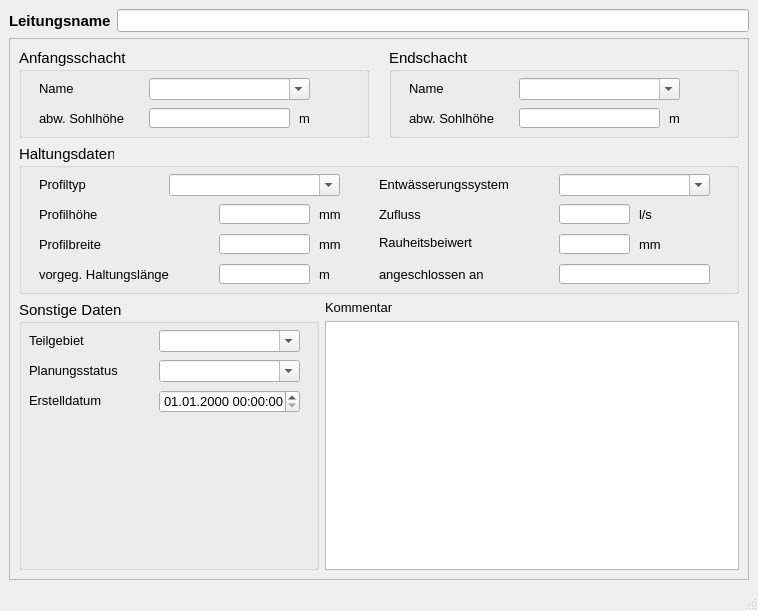
<?xml version="1.0" encoding="UTF-8"?>
<ui version="4.0">
 <class>MainWindow</class>
 <widget class="QMainWindow" name="MainWindow">
  <property name="geometry">
   <rect>
    <x>0</x>
    <y>0</y>
    <width>758</width>
    <height>611</height>
   </rect>
  </property>
  <property name="sizePolicy">
   <sizepolicy hsizetype="Preferred" vsizetype="Preferred">
    <horstretch>0</horstretch>
    <verstretch>0</verstretch>
   </sizepolicy>
  </property>
  <property name="minimumSize">
   <size>
    <width>660</width>
    <height>560</height>
   </size>
  </property>
  <property name="baseSize">
   <size>
    <width>0</width>
    <height>0</height>
   </size>
  </property>
  <property name="font">
   <font>
    <family>Tahoma</family>
    <pointsize>10</pointsize>
   </font>
  </property>
  <property name="windowTitle">
   <string>MainWindow</string>
  </property>
  <widget class="QWidget" name="centralwidget">
   <layout class="QVBoxLayout" name="verticalLayout">
    <item>
     <layout class="QHBoxLayout" name="horizontalLayout">
      <item>
       <widget class="QLabel" name="label">
        <property name="font">
         <font>
          <family>Tahoma</family>
          <pointsize>11</pointsize>
          <weight>75</weight>
          <bold>true</bold>
         </font>
        </property>
        <property name="text">
         <string>Leitungsname</string>
        </property>
       </widget>
      </item>
      <item>
       <widget class="QLineEdit" name="leitnam">
        <property name="font">
         <font>
          <family>Tahoma</family>
          <pointsize>10</pointsize>
         </font>
        </property>
        <property name="toolTip">
         <string>&lt;html&gt;&lt;head/&gt;&lt;body&gt;&lt;p&gt;eindeutige Bezeichnung&lt;/p&gt;&lt;/body&gt;&lt;/html&gt;</string>
        </property>
        <property name="statusTip">
         <string>eindeutige Bezeichnung</string>
        </property>
       </widget>
      </item>
     </layout>
    </item>
    <item>
     <widget class="QScrollArea" name="scrollArea">
      <property name="widgetResizable">
       <bool>true</bool>
      </property>
      <widget class="QWidget" name="scrollAreaWidgetContents">
       <property name="geometry">
        <rect>
         <x>0</x>
         <y>0</y>
         <width>734</width>
         <height>498</height>
        </rect>
       </property>
       <layout class="QGridLayout" name="gridLayout">
        <item row="0" column="0" colspan="2">
         <widget class="QGroupBox" name="groupBox">
          <property name="minimumSize">
           <size>
            <width>350</width>
            <height>90</height>
           </size>
          </property>
          <property name="maximumSize">
           <size>
            <width>350</width>
            <height>90</height>
           </size>
          </property>
          <property name="font">
           <font>
            <family>Tahoma</family>
            <pointsize>11</pointsize>
           </font>
          </property>
          <property name="title">
           <string>Anfangsschacht</string>
          </property>
          <widget class="QLabel" name="label_3">
           <property name="geometry">
            <rect>
             <x>20</x>
             <y>30</y>
             <width>91</width>
             <height>21</height>
            </rect>
           </property>
           <property name="font">
            <font>
             <family>Tahoma</family>
             <pointsize>10</pointsize>
            </font>
           </property>
           <property name="text">
            <string>Name</string>
           </property>
          </widget>
          <widget class="QLabel" name="label_5">
           <property name="geometry">
            <rect>
             <x>20</x>
             <y>60</y>
             <width>101</width>
             <height>21</height>
            </rect>
           </property>
           <property name="font">
            <font>
             <family>Tahoma</family>
             <pointsize>10</pointsize>
            </font>
           </property>
           <property name="text">
            <string>abw. Sohlhöhe</string>
           </property>
          </widget>
          <widget class="QLabel" name="label_14">
           <property name="geometry">
            <rect>
             <x>280</x>
             <y>60</y>
             <width>21</width>
             <height>21</height>
            </rect>
           </property>
           <property name="font">
            <font>
             <family>Tahoma</family>
             <pointsize>10</pointsize>
            </font>
           </property>
           <property name="text">
            <string>m</string>
           </property>
          </widget>
          <widget class="QComboBox" name="schoben">
           <property name="geometry">
            <rect>
             <x>130</x>
             <y>30</y>
             <width>161</width>
             <height>22</height>
            </rect>
           </property>
           <property name="font">
            <font>
             <family>Tahoma</family>
             <pointsize>10</pointsize>
            </font>
           </property>
           <property name="toolTip">
            <string>&lt;html&gt;&lt;head/&gt;&lt;body&gt;&lt;p&gt;Name des oberen Schachts&lt;/p&gt;&lt;/body&gt;&lt;/html&gt;</string>
           </property>
           <property name="statusTip">
            <string>Name des oberen Schachts</string>
           </property>
           <property name="editable">
            <bool>true</bool>
           </property>
          </widget>
          <widget class="QLineEdit" name="sohleoben">
           <property name="geometry">
            <rect>
             <x>130</x>
             <y>60</y>
             <width>141</width>
             <height>20</height>
            </rect>
           </property>
           <property name="font">
            <font>
             <family>Tahoma</family>
             <pointsize>10</pointsize>
            </font>
           </property>
           <property name="toolTip">
            <string>&lt;html&gt;&lt;head/&gt;&lt;body&gt;&lt;p&gt;von Schachtsohle abweichende Sohlhöhe&lt;/p&gt;&lt;/body&gt;&lt;/html&gt;</string>
           </property>
           <property name="statusTip">
            <string>von Schachtsohle abweichende Sohlhöhe</string>
           </property>
          </widget>
         </widget>
        </item>
        <item row="1" column="0" colspan="3">
         <widget class="QGroupBox" name="groupBox_2">
          <property name="minimumSize">
           <size>
            <width>0</width>
            <height>150</height>
           </size>
          </property>
          <property name="maximumSize">
           <size>
            <width>16777215</width>
            <height>150</height>
           </size>
          </property>
          <property name="font">
           <font>
            <family>Tahoma</family>
            <pointsize>11</pointsize>
           </font>
          </property>
          <property name="title">
           <string>Haltungsdaten</string>
          </property>
          <widget class="QLineEdit" name="ks">
           <property name="geometry">
            <rect>
             <x>540</x>
             <y>90</y>
             <width>71</width>
             <height>20</height>
            </rect>
           </property>
           <property name="font">
            <font>
             <family>Tahoma</family>
             <pointsize>10</pointsize>
            </font>
           </property>
           <property name="toolTip">
            <string>&lt;html&gt;&lt;head/&gt;&lt;body&gt;&lt;p&gt;Absolute Rauheit gemäß Prandtl-Colebrook&lt;/p&gt;&lt;/body&gt;&lt;/html&gt;</string>
           </property>
           <property name="statusTip">
            <string>Absolute Rauheit gemäß Prandtl-Colebrook</string>
           </property>
          </widget>
          <widget class="QLabel" name="label_7">
           <property name="geometry">
            <rect>
             <x>20</x>
             <y>90</y>
             <width>101</width>
             <height>21</height>
            </rect>
           </property>
           <property name="font">
            <font>
             <family>Tahoma</family>
             <pointsize>10</pointsize>
            </font>
           </property>
           <property name="text">
            <string>Profilbreite</string>
           </property>
          </widget>
          <widget class="QLabel" name="label_20">
           <property name="geometry">
            <rect>
             <x>300</x>
             <y>90</y>
             <width>31</width>
             <height>21</height>
            </rect>
           </property>
           <property name="font">
            <font>
             <family>Tahoma</family>
             <pointsize>10</pointsize>
            </font>
           </property>
           <property name="text">
            <string>mm</string>
           </property>
          </widget>
          <widget class="QLabel" name="label_21">
           <property name="geometry">
            <rect>
             <x>300</x>
             <y>120</y>
             <width>31</width>
             <height>21</height>
            </rect>
           </property>
           <property name="font">
            <font>
             <family>Tahoma</family>
             <pointsize>10</pointsize>
            </font>
           </property>
           <property name="text">
            <string>m </string>
           </property>
          </widget>
          <widget class="QLineEdit" name="laenge">
           <property name="geometry">
            <rect>
             <x>200</x>
             <y>120</y>
             <width>91</width>
             <height>20</height>
            </rect>
           </property>
           <property name="font">
            <font>
             <family>Tahoma</family>
             <pointsize>10</pointsize>
            </font>
           </property>
           <property name="toolTip">
            <string>&lt;html&gt;&lt;head/&gt;&lt;body&gt;&lt;p&gt;&lt;span style=&quot; font-size:10pt;&quot;&gt;vorgegebene Haltungslänge, falls diese nicht automatisch berechnet werden soll&lt;/span&gt;&lt;/p&gt;&lt;/body&gt;&lt;/html&gt;</string>
           </property>
           <property name="statusTip">
            <string>vorgegebene Haltungslänge, falls diese nicht automatisch berechnet werden soll</string>
           </property>
          </widget>
          <widget class="QComboBox" name="entwart">
           <property name="geometry">
            <rect>
             <x>540</x>
             <y>30</y>
             <width>151</width>
             <height>22</height>
            </rect>
           </property>
           <property name="font">
            <font>
             <family>Tahoma</family>
             <pointsize>10</pointsize>
            </font>
           </property>
           <property name="toolTip">
            <string>&lt;html&gt;&lt;head/&gt;&lt;body&gt;&lt;p&gt;vorh. Entwässerungssystem (z.B. Mischwasser, Regenwasser etc.)&lt;/p&gt;&lt;/body&gt;&lt;/html&gt;</string>
           </property>
           <property name="statusTip">
            <string>vorh. Entwässerungssystem (z.B. Mischwasser, Regenwasser etc.)</string>
           </property>
           <property name="editable">
            <bool>true</bool>
           </property>
          </widget>
          <widget class="QComboBox" name="profilnam">
           <property name="geometry">
            <rect>
             <x>150</x>
             <y>30</y>
             <width>171</width>
             <height>22</height>
            </rect>
           </property>
           <property name="font">
            <font>
             <family>Tahoma</family>
             <pointsize>10</pointsize>
            </font>
           </property>
           <property name="toolTip">
            <string>&lt;html&gt;&lt;head/&gt;&lt;body&gt;&lt;p&gt;Profil der Anschlussleitung&lt;/p&gt;&lt;/body&gt;&lt;/html&gt;</string>
           </property>
           <property name="statusTip">
            <string>Profil der Anschlussleitung</string>
           </property>
           <property name="editable">
            <bool>true</bool>
           </property>
          </widget>
          <widget class="QLabel" name="label_54">
           <property name="geometry">
            <rect>
             <x>20</x>
             <y>30</y>
             <width>91</width>
             <height>21</height>
            </rect>
           </property>
           <property name="font">
            <font>
             <family>Tahoma</family>
             <pointsize>10</pointsize>
            </font>
           </property>
           <property name="text">
            <string>Profiltyp</string>
           </property>
          </widget>
          <widget class="QLabel" name="label_17">
           <property name="geometry">
            <rect>
             <x>20</x>
             <y>110</y>
             <width>171</width>
             <height>41</height>
            </rect>
           </property>
           <property name="font">
            <font>
             <family>Tahoma</family>
             <pointsize>10</pointsize>
            </font>
           </property>
           <property name="text">
            <string>vorgeg. Haltungslänge</string>
           </property>
          </widget>
          <widget class="QLabel" name="label_51">
           <property name="geometry">
            <rect>
             <x>360</x>
             <y>30</y>
             <width>171</width>
             <height>21</height>
            </rect>
           </property>
           <property name="font">
            <font>
             <family>Tahoma</family>
             <pointsize>10</pointsize>
            </font>
           </property>
           <property name="text">
            <string>Entwässerungssystem</string>
           </property>
          </widget>
          <widget class="QLineEdit" name="hoehe">
           <property name="geometry">
            <rect>
             <x>200</x>
             <y>60</y>
             <width>91</width>
             <height>20</height>
            </rect>
           </property>
           <property name="font">
            <font>
             <family>Tahoma</family>
             <pointsize>10</pointsize>
            </font>
           </property>
           <property name="toolTip">
            <string>&lt;html&gt;&lt;head/&gt;&lt;body&gt;&lt;p&gt;Bedeutung hängt vom Profiltyp ab&lt;/p&gt;&lt;/body&gt;&lt;/html&gt;</string>
           </property>
           <property name="statusTip">
            <string>Bedeutung hängt vom Profiltyp ab</string>
           </property>
          </widget>
          <widget class="QLabel" name="label_16">
           <property name="geometry">
            <rect>
             <x>300</x>
             <y>60</y>
             <width>31</width>
             <height>21</height>
            </rect>
           </property>
           <property name="font">
            <font>
             <family>Tahoma</family>
             <pointsize>10</pointsize>
            </font>
           </property>
           <property name="text">
            <string>mm</string>
           </property>
          </widget>
          <widget class="QLineEdit" name="breite">
           <property name="geometry">
            <rect>
             <x>200</x>
             <y>90</y>
             <width>91</width>
             <height>20</height>
            </rect>
           </property>
           <property name="font">
            <font>
             <family>Tahoma</family>
             <pointsize>10</pointsize>
            </font>
           </property>
           <property name="toolTip">
            <string>&lt;html&gt;&lt;head/&gt;&lt;body&gt;&lt;p&gt;Bedeutung hängt vom Profiltyp ab&lt;/p&gt;&lt;/body&gt;&lt;/html&gt;</string>
           </property>
           <property name="statusTip">
            <string>Bedeutung hängt vom Profiltyp ab</string>
           </property>
          </widget>
          <widget class="QLabel" name="label_6">
           <property name="geometry">
            <rect>
             <x>20</x>
             <y>60</y>
             <width>101</width>
             <height>21</height>
            </rect>
           </property>
           <property name="font">
            <font>
             <family>Tahoma</family>
             <pointsize>10</pointsize>
            </font>
           </property>
           <property name="text">
            <string>Profilhöhe</string>
           </property>
          </widget>
          <widget class="QLabel" name="label_70">
           <property name="geometry">
            <rect>
             <x>620</x>
             <y>90</y>
             <width>46</width>
             <height>21</height>
            </rect>
           </property>
           <property name="font">
            <font>
             <family>Tahoma</family>
             <pointsize>10</pointsize>
            </font>
           </property>
           <property name="text">
            <string>mm</string>
           </property>
          </widget>
          <widget class="QLabel" name="label_61">
           <property name="geometry">
            <rect>
             <x>360</x>
             <y>90</y>
             <width>131</width>
             <height>16</height>
            </rect>
           </property>
           <property name="font">
            <font>
             <family>Tahoma</family>
             <pointsize>10</pointsize>
            </font>
           </property>
           <property name="text">
            <string>Rauheitsbeiwert</string>
           </property>
          </widget>
          <widget class="QLabel" name="label_10">
           <property name="geometry">
            <rect>
             <x>20</x>
             <y>150</y>
             <width>121</width>
             <height>21</height>
            </rect>
           </property>
           <property name="font">
            <font>
             <family>Tahoma</family>
             <pointsize>10</pointsize>
            </font>
           </property>
           <property name="text">
            <string>Aussendurchmesser</string>
           </property>
          </widget>
          <widget class="QLabel" name="label_11">
           <property name="geometry">
            <rect>
             <x>330</x>
             <y>210</y>
             <width>101</width>
             <height>21</height>
            </rect>
           </property>
           <property name="font">
            <font>
             <family>Tahoma</family>
             <pointsize>10</pointsize>
            </font>
           </property>
           <property name="text">
            <string>Baujahr</string>
           </property>
          </widget>
          <widget class="QLabel" name="label_12">
           <property name="geometry">
            <rect>
             <x>20</x>
             <y>180</y>
             <width>101</width>
             <height>21</height>
            </rect>
           </property>
           <property name="font">
            <font>
             <family>Tahoma</family>
             <pointsize>10</pointsize>
            </font>
           </property>
           <property name="text">
            <string>Haltungstyp</string>
           </property>
          </widget>
          <widget class="QLabel" name="label_13">
           <property name="geometry">
            <rect>
             <x>360</x>
             <y>60</y>
             <width>101</width>
             <height>21</height>
            </rect>
           </property>
           <property name="font">
            <font>
             <family>Tahoma</family>
             <pointsize>10</pointsize>
            </font>
           </property>
           <property name="text">
            <string>Zufluss</string>
           </property>
          </widget>
          <widget class="QLabel" name="label_23">
           <property name="geometry">
            <rect>
             <x>330</x>
             <y>180</y>
             <width>101</width>
             <height>21</height>
            </rect>
           </property>
           <property name="font">
            <font>
             <family>Tahoma</family>
             <pointsize>10</pointsize>
            </font>
           </property>
           <property name="text">
            <string>Material</string>
           </property>
          </widget>
          <widget class="QLineEdit" name="aussendurchmesser">
           <property name="geometry">
            <rect>
             <x>170</x>
             <y>150</y>
             <width>91</width>
             <height>20</height>
            </rect>
           </property>
           <property name="toolTip">
            <string>&lt;html&gt;&lt;head/&gt;&lt;body&gt;&lt;p&gt;Aussendurchmesser&lt;/p&gt;&lt;/body&gt;&lt;/html&gt;</string>
           </property>
           <property name="statusTip">
            <string>Aussendurchmesser</string>
           </property>
          </widget>
          <widget class="QLabel" name="label_27">
           <property name="geometry">
            <rect>
             <x>270</x>
             <y>150</y>
             <width>31</width>
             <height>21</height>
            </rect>
           </property>
           <property name="font">
            <font>
             <family>Tahoma</family>
             <pointsize>10</pointsize>
            </font>
           </property>
           <property name="text">
            <string>m</string>
           </property>
          </widget>
          <widget class="QLineEdit" name="haltnam">
           <property name="geometry">
            <rect>
             <x>120</x>
             <y>180</y>
             <width>171</width>
             <height>20</height>
            </rect>
           </property>
          </widget>
          <widget class="QLineEdit" name="material">
           <property name="geometry">
            <rect>
             <x>470</x>
             <y>180</y>
             <width>151</width>
             <height>20</height>
            </rect>
           </property>
           <property name="toolTip">
            <string>&lt;html&gt;&lt;head/&gt;&lt;body&gt;&lt;p&gt;Material des Schachtes (z.B. Beton, Gussstahl etc.)&lt;/p&gt;&lt;/body&gt;&lt;/html&gt;</string>
           </property>
           <property name="statusTip">
            <string>Material des Schachtes (z.B. Beton, Gussstahl etc.)</string>
           </property>
          </widget>
          <widget class="QLineEdit" name="qzu">
           <property name="geometry">
            <rect>
             <x>540</x>
             <y>60</y>
             <width>71</width>
             <height>20</height>
            </rect>
           </property>
          </widget>
          <widget class="QLabel" name="label_71">
           <property name="geometry">
            <rect>
             <x>620</x>
             <y>60</y>
             <width>46</width>
             <height>21</height>
            </rect>
           </property>
           <property name="font">
            <font>
             <family>Tahoma</family>
             <pointsize>10</pointsize>
            </font>
           </property>
           <property name="text">
            <string>l/s</string>
           </property>
          </widget>
          <widget class="QLabel" name="label_26">
           <property name="geometry">
            <rect>
             <x>20</x>
             <y>210</y>
             <width>101</width>
             <height>21</height>
            </rect>
           </property>
           <property name="font">
            <font>
             <family>Tahoma</family>
             <pointsize>10</pointsize>
            </font>
           </property>
           <property name="text">
            <string>Anschlusstyp</string>
           </property>
          </widget>
          <widget class="QLineEdit" name="anschlusstyp">
           <property name="geometry">
            <rect>
             <x>120</x>
             <y>210</y>
             <width>171</width>
             <height>20</height>
            </rect>
           </property>
          </widget>
          <widget class="QLineEdit" name="baujahr">
           <property name="geometry">
            <rect>
             <x>470</x>
             <y>210</y>
             <width>71</width>
             <height>20</height>
            </rect>
           </property>
           <property name="toolTip">
            <string>&lt;html&gt;&lt;head/&gt;&lt;body&gt;&lt;p&gt;Baujahr&lt;/p&gt;&lt;/body&gt;&lt;/html&gt;</string>
           </property>
           <property name="statusTip">
            <string>Baujahr</string>
           </property>
          </widget>
          <widget class="QLineEdit" name="haltnam_2">
           <property name="geometry">
            <rect>
             <x>540</x>
             <y>120</y>
             <width>151</width>
             <height>20</height>
            </rect>
           </property>
           <property name="font">
            <font>
             <family>Tahoma</family>
             <pointsize>10</pointsize>
            </font>
           </property>
           <property name="toolTip">
            <string>&lt;html&gt;&lt;head/&gt;&lt;body&gt;&lt;p&gt;Haltung, an die die HA-Leitung angeschlossen ist&lt;/p&gt;&lt;/body&gt;&lt;/html&gt;</string>
           </property>
           <property name="statusTip">
            <string>Haltung, an die die HA-Leitung angeschlossen ist</string>
           </property>
          </widget>
          <widget class="QLabel" name="label_52">
           <property name="geometry">
            <rect>
             <x>360</x>
             <y>120</y>
             <width>151</width>
             <height>21</height>
            </rect>
           </property>
           <property name="font">
            <font>
             <family>Tahoma</family>
             <pointsize>10</pointsize>
            </font>
           </property>
           <property name="text">
            <string>angeschlossen an</string>
           </property>
          </widget>
         </widget>
        </item>
        <item row="0" column="2">
         <widget class="QGroupBox" name="groupBox_3">
          <property name="minimumSize">
           <size>
            <width>350</width>
            <height>0</height>
           </size>
          </property>
          <property name="maximumSize">
           <size>
            <width>305</width>
            <height>16777215</height>
           </size>
          </property>
          <property name="font">
           <font>
            <family>Tahoma</family>
            <pointsize>11</pointsize>
           </font>
          </property>
          <property name="title">
           <string>Endschacht</string>
          </property>
          <widget class="QLineEdit" name="sohleunten">
           <property name="geometry">
            <rect>
             <x>130</x>
             <y>60</y>
             <width>141</width>
             <height>20</height>
            </rect>
           </property>
           <property name="font">
            <font>
             <family>Tahoma</family>
             <pointsize>10</pointsize>
            </font>
           </property>
           <property name="toolTip">
            <string>&lt;html&gt;&lt;head/&gt;&lt;body&gt;&lt;p&gt;von Schachtsohle abweichende Sohlhöhe&lt;/p&gt;&lt;/body&gt;&lt;/html&gt;</string>
           </property>
           <property name="statusTip">
            <string>von Schachtsohle abweichende Sohlhöhe</string>
           </property>
          </widget>
          <widget class="QLabel" name="label_9">
           <property name="geometry">
            <rect>
             <x>20</x>
             <y>30</y>
             <width>71</width>
             <height>21</height>
            </rect>
           </property>
           <property name="font">
            <font>
             <family>Tahoma</family>
             <pointsize>10</pointsize>
            </font>
           </property>
           <property name="text">
            <string>Name</string>
           </property>
          </widget>
          <widget class="QLabel" name="label_8">
           <property name="geometry">
            <rect>
             <x>20</x>
             <y>60</y>
             <width>91</width>
             <height>21</height>
            </rect>
           </property>
           <property name="font">
            <font>
             <family>Tahoma</family>
             <pointsize>10</pointsize>
            </font>
           </property>
           <property name="text">
            <string>abw. Sohlhöhe</string>
           </property>
          </widget>
          <widget class="QLabel" name="label_15">
           <property name="geometry">
            <rect>
             <x>280</x>
             <y>60</y>
             <width>21</width>
             <height>21</height>
            </rect>
           </property>
           <property name="font">
            <font>
             <family>Tahoma</family>
             <pointsize>10</pointsize>
            </font>
           </property>
           <property name="text">
            <string>m</string>
           </property>
          </widget>
          <widget class="QComboBox" name="schunten">
           <property name="geometry">
            <rect>
             <x>130</x>
             <y>30</y>
             <width>161</width>
             <height>22</height>
            </rect>
           </property>
           <property name="font">
            <font>
             <family>Tahoma</family>
             <pointsize>10</pointsize>
            </font>
           </property>
           <property name="toolTip">
            <string>&lt;html&gt;&lt;head/&gt;&lt;body&gt;&lt;p&gt;Name des unteren Schachts&lt;/p&gt;&lt;/body&gt;&lt;/html&gt;</string>
           </property>
           <property name="statusTip">
            <string>Name des unteren Schachts</string>
           </property>
           <property name="editable">
            <bool>true</bool>
           </property>
          </widget>
         </widget>
        </item>
        <item row="2" column="0" rowspan="2">
         <widget class="QGroupBox" name="groupBox_4">
          <property name="minimumSize">
           <size>
            <width>300</width>
            <height>0</height>
           </size>
          </property>
          <property name="maximumSize">
           <size>
            <width>300</width>
            <height>16777215</height>
           </size>
          </property>
          <property name="font">
           <font>
            <family>Tahoma</family>
            <pointsize>11</pointsize>
           </font>
          </property>
          <property name="title">
           <string>Sonstige Daten</string>
          </property>
          <widget class="QLabel" name="label_18">
           <property name="geometry">
            <rect>
             <x>10</x>
             <y>30</y>
             <width>71</width>
             <height>20</height>
            </rect>
           </property>
           <property name="font">
            <font>
             <family>Tahoma</family>
             <pointsize>10</pointsize>
            </font>
           </property>
           <property name="text">
            <string>Teilgebiet</string>
           </property>
           <property name="buddy">
            <cstring>simstatus</cstring>
           </property>
          </widget>
          <widget class="QLabel" name="label_19">
           <property name="geometry">
            <rect>
             <x>10</x>
             <y>60</y>
             <width>121</width>
             <height>21</height>
            </rect>
           </property>
           <property name="font">
            <font>
             <family>Tahoma</family>
             <pointsize>10</pointsize>
            </font>
           </property>
           <property name="text">
            <string>Planungsstatus</string>
           </property>
           <property name="buddy">
            <cstring>simstatus</cstring>
           </property>
          </widget>
          <widget class="QLabel" name="label_72">
           <property name="geometry">
            <rect>
             <x>10</x>
             <y>90</y>
             <width>151</width>
             <height>21</height>
            </rect>
           </property>
           <property name="font">
            <font>
             <family>Tahoma</family>
             <pointsize>10</pointsize>
            </font>
           </property>
           <property name="text">
            <string>Erstelldatum</string>
           </property>
          </widget>
          <widget class="QComboBox" name="teilgebiet">
           <property name="geometry">
            <rect>
             <x>140</x>
             <y>30</y>
             <width>141</width>
             <height>22</height>
            </rect>
           </property>
           <property name="font">
            <font>
             <family>Tahoma</family>
             <pointsize>10</pointsize>
            </font>
           </property>
           <property name="toolTip">
            <string>&lt;html&gt;&lt;head/&gt;&lt;body&gt;&lt;p&gt;zur Zuordnung auf ein selbstständig festgelegtes Teilgebiet&lt;/p&gt;&lt;/body&gt;&lt;/html&gt;</string>
           </property>
           <property name="statusTip">
            <string>zur Zuordnung auf ein selbstständig festgelegtes Teilgebiet</string>
           </property>
           <property name="editable">
            <bool>true</bool>
           </property>
          </widget>
          <widget class="QComboBox" name="simstatus">
           <property name="geometry">
            <rect>
             <x>140</x>
             <y>60</y>
             <width>141</width>
             <height>22</height>
            </rect>
           </property>
           <property name="font">
            <font>
             <family>Tahoma</family>
             <pointsize>10</pointsize>
            </font>
           </property>
           <property name="toolTip">
            <string>&lt;html&gt;&lt;head/&gt;&lt;body&gt;&lt;p&gt;aktueller Status (z.B. vorhanden, in Planung etc.)&lt;/p&gt;&lt;/body&gt;&lt;/html&gt;</string>
           </property>
           <property name="statusTip">
            <string>aktueller Status (z.B. vorhanden, in Planung etc.)</string>
           </property>
           <property name="editable">
            <bool>true</bool>
           </property>
          </widget>
          <widget class="QgsDateTimeEdit" name="createdat">
           <property name="geometry">
            <rect>
             <x>140</x>
             <y>90</y>
             <width>141</width>
             <height>23</height>
            </rect>
           </property>
           <property name="font">
            <font>
             <family>Tahoma</family>
             <pointsize>10</pointsize>
            </font>
           </property>
           <property name="currentSection">
            <enum>QDateTimeEdit::DaySection</enum>
           </property>
           <property name="displayFormat">
            <string>dd.MM.yyyy HH:mm:ss</string>
           </property>
          </widget>
         </widget>
        </item>
        <item row="2" column="1" colspan="2">
         <widget class="QLabel" name="label_22">
          <property name="font">
           <font>
            <family>Tahoma</family>
            <pointsize>10</pointsize>
           </font>
          </property>
          <property name="text">
           <string>Kommentar</string>
          </property>
         </widget>
        </item>
        <item row="3" column="1" colspan="2">
         <widget class="QTextEdit" name="kommentar">
          <property name="font">
           <font>
            <family>Tahoma</family>
            <pointsize>10</pointsize>
           </font>
          </property>
          <property name="toolTip">
           <string>&lt;html&gt;&lt;head/&gt;&lt;body&gt;&lt;p&gt;Platz für zusätzliche Kommentare.&lt;/p&gt;&lt;/body&gt;&lt;/html&gt;</string>
          </property>
          <property name="statusTip">
           <string>Platz für zusätzliche Kommentare.</string>
          </property>
         </widget>
        </item>
       </layout>
      </widget>
     </widget>
    </item>
   </layout>
  </widget>
  <widget class="QMenuBar" name="menubar">
   <property name="geometry">
    <rect>
     <x>0</x>
     <y>0</y>
     <width>758</width>
     <height>27</height>
    </rect>
   </property>
  </widget>
  <widget class="QStatusBar" name="statusbar"/>
 </widget>
 <customwidgets>
  <customwidget>
   <class>QgsDateTimeEdit</class>
   <extends>QDateTimeEdit</extends>
   <header>qgsdatetimeedit.h</header>
  </customwidget>
 </customwidgets>
 <tabstops>
  <tabstop>leitnam</tabstop>
  <tabstop>schoben</tabstop>
  <tabstop>sohleoben</tabstop>
  <tabstop>schunten</tabstop>
  <tabstop>sohleunten</tabstop>
  <tabstop>profilnam</tabstop>
  <tabstop>hoehe</tabstop>
  <tabstop>breite</tabstop>
  <tabstop>laenge</tabstop>
  <tabstop>ks</tabstop>
  <tabstop>entwart</tabstop>
  <tabstop>teilgebiet</tabstop>
  <tabstop>simstatus</tabstop>
  <tabstop>createdat</tabstop>
  <tabstop>kommentar</tabstop>
 </tabstops>
 <resources/>
 <connections/>
</ui>
